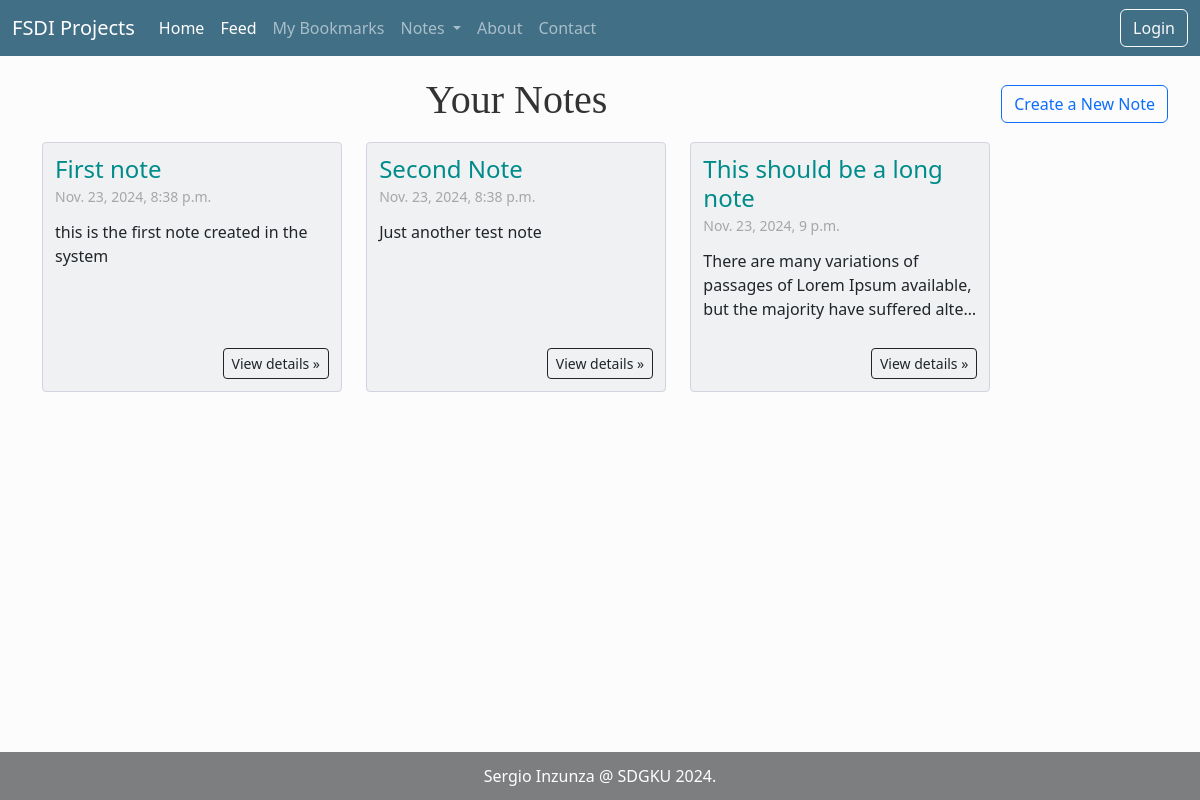
The page /notes/list/ on the database its author committed.
### notes/models.py (models this page shows, shortened)
class Note(models.Model):
    title = models.CharField(max_length=80)
    text = models.TextField()
    created_on = models.DateTimeField(auto_now_add=True)

### notes/views.py (the view)
# urls.py: path("list/", ListNotesView.as_view(), name="list_notes"),
class ListNotesView(ListView):
    template_name = "notes/list_note.html"
    model = Note

### templates/notes/list_note.html
{% extends 'base.html' %}
{% load static %}
{% block css %}
<link rel="stylesheet" href="{% static 'css/notes.css' %}">
{% endblock %}
{% block content %}
<div class="list-note">
    <div class="head">
        <h1>Your Notes</h1>
        <a href="{% url 'create_note' %}" class="btn btn-outline-primary">Create a New Note</a>
    </div>
    {% for note in note_list %}
        <div class="note">
            <h4>{{note.title}}</h4>
            <label>{{note.created_on}}</label>
            <p>{{note.text|truncatechars:100}}</p>
            <a href="{% url 'detail_note' note.id %}" class="btn btn-sm btn-outline-dark">View details &raquo; </a>
        </div>
    {% endfor %}
</div>
{% endblock %}

### static/css/base.css (style rules this page uses)
html, body { padding: 0; margin: 0; min-height: 100vh; }
body { background-color: #fcfcfc; }

### static/css/notes.css (style rules this page uses)
.list-note { padding: 20px; }
.list-note h1 { text-align: center; color: #333; font-family: Lobster,cursive; flex: 1; }
.list-note .note { width: 300px; height: 250px; border-radius: 4px; margin: 10px; padding: 12px; display: inline-block; border: 1px solid #d3d3df; background-color: #eff1f3; vertical-align: top; position: relative; }
.list-note .note h4 { margin-bottom: 0; color: darkcyan; font-weight: 300; }
.list-note .note label { margin-top: 0; color: #a7a6a6; font-size: 14px; font-weight: 300; }
.list-note .note p { margin-top: 12px; }
.list-note .note a { position: absolute; bottom: 12px; right: 12px; }
.list-note .head { display: flex; align-items: center; }
.list-note .head a { margin-left: auto; }

### rows shown on the page
Note: title "First note", created_on "Nov. 23, 2024, 8:38 p.m.", text "this is the first note created in the system"
Note: title "Second Note", created_on "Nov. 23, 2024, 8:38 p.m.", text "Just another test note"
Note: title "This should be a long note", created_on "Nov. 23, 2024, 9 p.m.", text "There are many variations of passages of Lorem Ipsum available, but the majority have suffered alte…"
